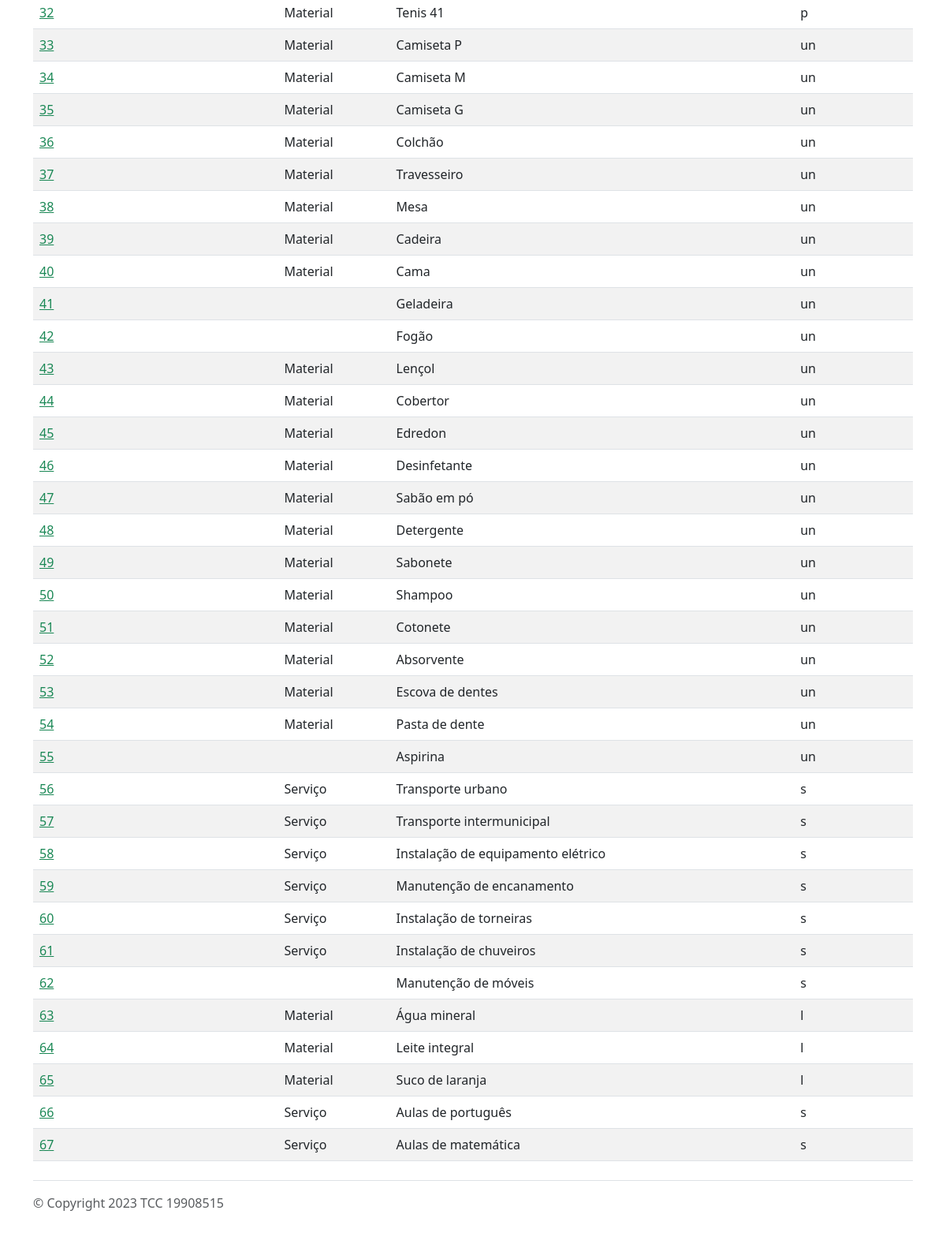
/appdoacoes/donativos/ (lower part), run on an earlier commit of the app's database.
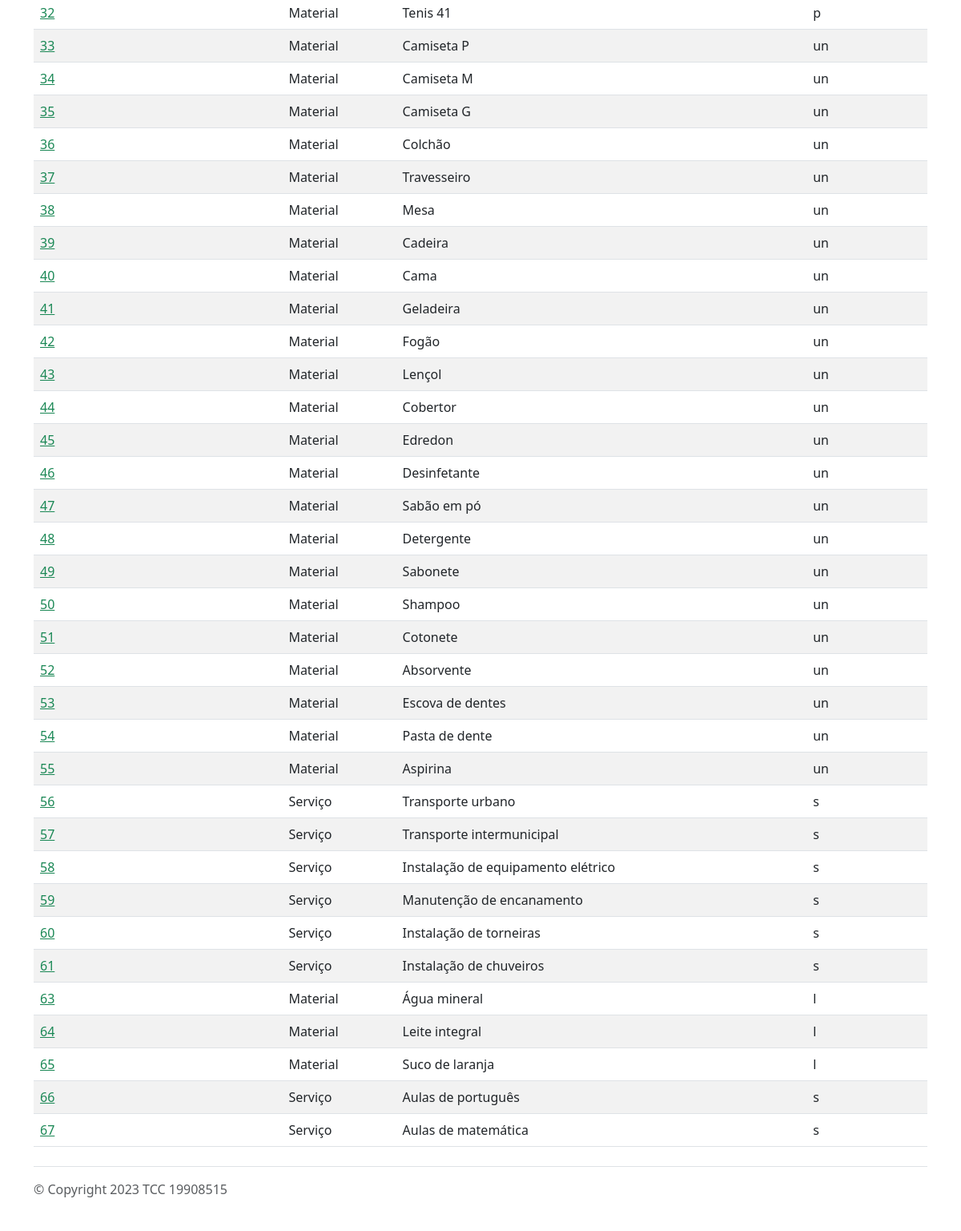
And on a later commit of the database.
### appdoacoes/models.py (models this page shows, shortened)
class Donativo(models.Model):
    id = models.AutoField(primary_key=True)
    descricao = models.CharField(max_length=200, unique=True)
    categoria = models.ForeignKey('Categoria', on_delete=models.CASCADE)
    UNIDADES_MEDIDA = (
        ('un', 'Unidade'),
        ('p','Par'),
        ('kg', 'Quilo'),
        ('l', 'Litro'),
        ('m', 'Metro'),
        ('m2','Metro quadrado'),
        ('s','Serviço'),
    )
    unidade = models.CharField(max_length=3, choices=UNIDADES_MEDIDA, blank=True, null=True)
    class Meta:
        permissions = [('pode_criar_atualizar_donativo','Cria/Atualiza Donativo'),('pode_deletar_donativo','Deleta Donativo')]
    def get_absolute_url(self):
        return reverse("donativo-detail", args=[self.id])

class Categoria(models.Model):
    codigo_categoria = models.AutoField(primary_key=True)
    MATERIAL = 'Material'
    SERVICO = 'Serviço'
    CATEGORIA_CHOICES = [
        (MATERIAL, 'Material'),
        (SERVICO, 'Serviço'),
    ]
    tipo = models.CharField(max_length=8, choices=CATEGORIA_CHOICES)
    descricao = models.CharField(max_length=100, unique=True)
    class Meta:
        permissions = [('pode_criar_atualizar_categoria','Cria/Atualiza categoria'),('pode_deletar_categoria','Deleta categoria')]

### appdoacoes/views.py (the view, shortened to what this page needs)
# urls.py: path('donativos/', views.lista_donativos, name='donativo-list'),
def lista_donativos(request):
    termo_pesquisado = request.GET.get('search', '')
    tipo = request.GET.get('tipo', '')
    lista_donativos = Donativo.objects.all()
    if tipo:
        lista_donativos = lista_donativos.filter(categoria__tipo=tipo)
    context = {'lista_donativos': lista_donativos}
    return render(request, 'donativos_list.html', context)

### appdoacoes/templates/donativos_list.html (shortened to what this page needs)
{% extends "base_generica.html" %}
{% block content %}
    <div class='container'>
        <table class='table table-striped table-hover'>
            <tbody>
            {% for registro in lista_donativos %}
                <tr>
                <td>
                    <a class='link-success' href="{{ registro.get_absolute_url }}">{{ registro.id }}</a>
                </td>
                <td>{{ registro.categoria.tipo }}</td>
                <td>{{ registro.descricao }}</td>
                <td>{{ registro.unidade }}</td>
                </tr>
            {% empty %}
                <tr>
                <td colspan="3">Nenhum resultado encontrado.</td>
                </tr>
            {% endfor %}
            </tbody>
        </table>
    </div>
{% endblock %}

What changed in the data, as far as the page shows it:
removed Donativo: id "62", descricao "Manutenção de móveis", unidade "s"
changed through a linked row, Donativo "Geladeira": categoria.tipo (not shown) → "Material"
changed through a linked row, Donativo "Fogão": categoria.tipo (not shown) → "Material"
changed through a linked row, Donativo "Aspirina": categoria.tipo (not shown) → "Material"
